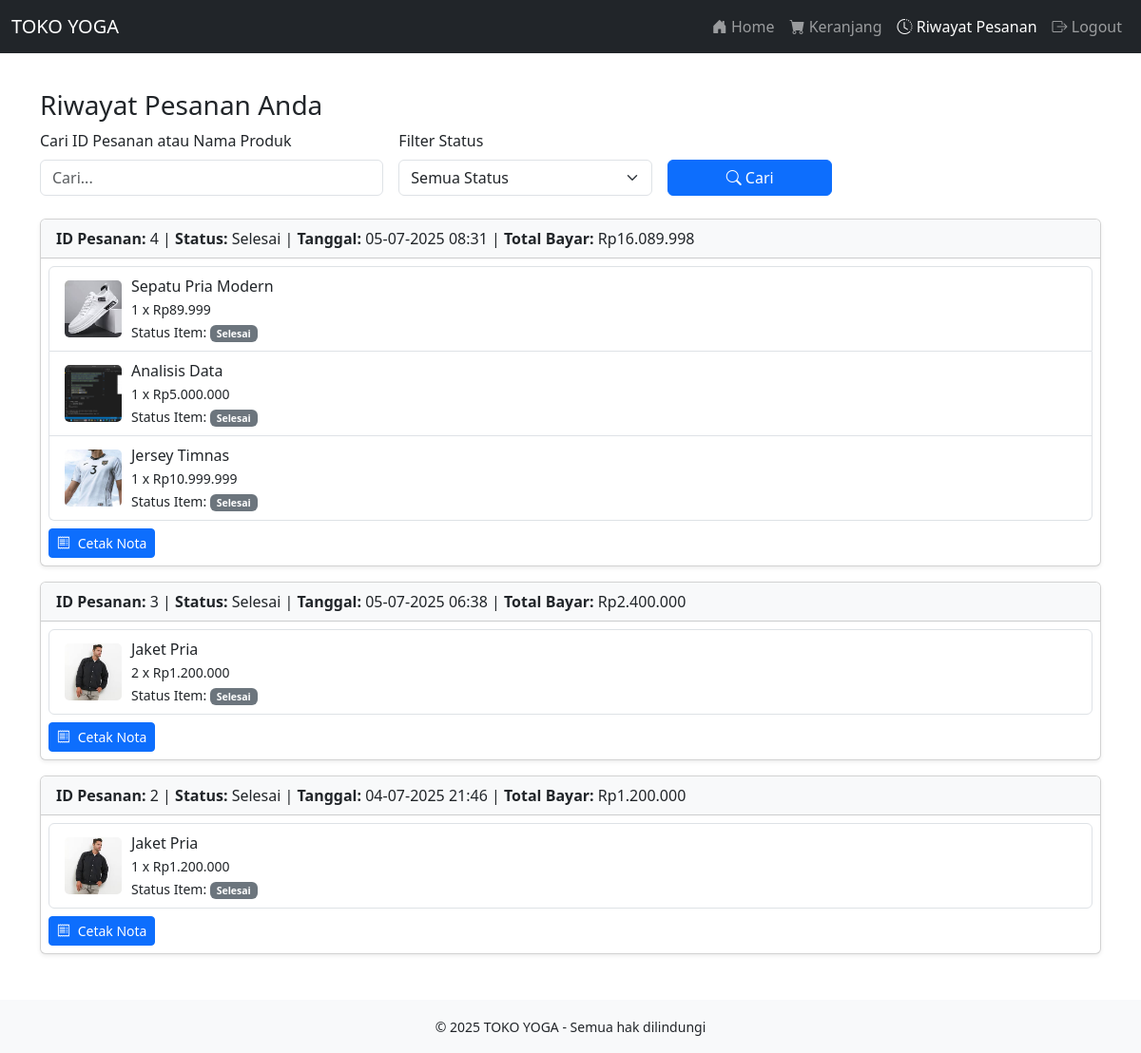
The app's page /user/riwayat_pesanan.php (signed in) with its own data.
### tables this page shows
CREATE TABLE `orders` (
  `id` int(11) NOT NULL,
  `user_id` int(11) NOT NULL,
  `tanggal` datetime DEFAULT current_timestamp(),
  `total_harga` decimal(12,2) DEFAULT NULL,
  `status` enum('pending','diproses','selesai') DEFAULT 'pending'
);

CREATE TABLE `order_items` (
  `id` int(11) NOT NULL,
  `order_id` int(11) NOT NULL,
  `product_id` int(11) NOT NULL,
  `jumlah` int(11) NOT NULL,
  `harga_satuan` decimal(10,2) NOT NULL,
  `status_admin` enum('pending','diproses','selesai','') NOT NULL DEFAULT 'pending'
);

CREATE TABLE `products` (
  `id` int(11) NOT NULL,
  `nama_produk` varchar(150) NOT NULL,
  `harga` decimal(10,2) NOT NULL,
  `stok` int(11) NOT NULL,
  `deskripsi` text DEFAULT NULL,
  `gambar` varchar(255) DEFAULT NULL,
  `kategori_id` int(11) DEFAULT NULL,
  `user_id` int(11) NOT NULL
);

### user/riwayat_pesanan.php (the view, shortened to what this page needs)
<?php
include '../asset/php/koneksi.php';
$user_id = $_SESSION['user_id'];
$search = isset($_GET['search']) ? trim($_GET['search']) : '';
$status_filter = isset($_GET['status']) ? $_GET['status'] : 'all';
$sql = "SELECT DISTINCT o.* FROM orders o
        LEFT JOIN order_items oi ON o.id = oi.order_id
        LEFT JOIN products p ON oi.product_id = p.id
        WHERE o.user_id = ? ";
$params = [$user_id];
$types = "i";
$sql .= " ORDER BY o.id DESC";
$stmt = $koneksi->prepare($sql);
$stmt->bind_param($types, ...$params);
$stmt->execute();
$orders = $stmt->get_result();
?>
<!DOCTYPE html>
<html lang="id">
<head>
    <link href="https://cdn.jsdelivr.net/npm/bootstrap@5.3.3/dist/css/bootstrap.min.css" rel="stylesheet">
    <link rel="stylesheet" href="https://cdn.jsdelivr.net/npm/bootstrap-icons@1.10.5/font/bootstrap-icons.css">
</head>
<body>
<nav class="navbar navbar-expand-lg navbar-dark bg-dark navbar-fixed">
  <div class="container-fluid">
    <a class="navbar-brand" href="#">TOKO YOGA</a>
    <div class="collapse navbar-collapse" id="navbarNav">
      <ul class="navbar-nav ms-auto">
        <li class="nav-item">
          <a class="nav-link" href="katalog.php"><i class="bi bi-house-door-fill"></i> Home</a>
        </li>
        <li class="nav-item">
          <a class="nav-link" href="keranjang.php"><i class="bi bi-cart-fill"></i> Keranjang</a>
        </li>
        <li class="nav-item">
          <a class="nav-link active" href="riwayat_pesanan.php"><i class="bi bi-clock-history"></i> Riwayat Pesanan</a>
        </li>
        <li class="nav-item">
          <a class="nav-link" href="../logout.php"><i class="bi bi-box-arrow-right"></i> Logout</a>
        </li>
      </ul>
    </div>
  </div>
</nav>
<div class="container mt-4">
    <h3>Riwayat Pesanan Anda</h3>
    <form method="get" class="row g-3 mb-4 align-items-end">
        <div class="col-md-4">
            <label for="search" class="form-label">Cari ID Pesanan atau Nama Produk</label>
            <input type="text" id="search" name="search" value="<?= htmlspecialchars($search); ?>" class="form-control" placeholder="Cari...">
        </div>
        <div class="col-md-3">
            <label for="status" class="form-label">Filter Status</label>
            <select name="status" id="status" class="form-select">
              <option value="all" <?= $status_filter === 'all' ? 'selected' : ''; ?>>Semua Status</option>
            </select>
        </div>
        <div class="col-md-2">
            <button type="submit" class="btn btn-primary w-100"><i class="bi bi-search"></i> Cari</button>
        </div>
    </form>
    <?php if ($orders->num_rows === 0): ?>
        <div class="alert alert-warning mt-3">Tidak ada pesanan ditemukan.</div>
    <?php else: ?>
        <?php while ($order = $orders->fetch_assoc()): ?>
            <?php
            $sql_status = "SELECT status_admin FROM order_items WHERE order_id = ? ORDER BY id DESC LIMIT 1";
            $stmt_status = $koneksi->prepare($sql_status);
            $stmt_status->bind_param("i", $order['id']);
            $stmt_status->execute();
            $result_status = $stmt_status->get_result();
            $status_admin = $result_status->fetch_assoc()['status_admin'] ?? $order['status'];
            ?>
            <div class="card mb-3 shadow-sm">
                <div class="card-header bg-light">
                    <strong>ID Pesanan:</strong> <?= $order['id']; ?> |
                    <strong>Status:</strong> <?= ucfirst($status_admin); ?> |
                    <strong>Tanggal:</strong> <?= date('d-m-Y H:i', strtotime($order['tanggal'])); ?> |
                    <strong>Total Bayar:</strong> Rp<?= number_format($order['total_harga'], 0, ',', '.'); ?>
                </div>
                <div class="card-body p-2">
                    <ul class="list-group">
                        <?php
                        $order_id = $order['id'];
                        $sql_items = "SELECT oi.jumlah, oi.harga_satuan, oi.status_admin, p.nama_produk, p.gambar
                                      FROM order_items oi
                                      JOIN products p ON oi.product_id = p.id
                                      WHERE oi.order_id = ?";
                        $stmt_items = $koneksi->prepare($sql_items);
                        $stmt_items->bind_param("i", $order_id);
                        $stmt_items->execute();
                        $items = $stmt_items->get_result();
                        while ($item = $items->fetch_assoc()):
                        ?>
                            <li class="list-group-item d-flex align-items-center">
                                <img src="../asset/img/<?= htmlspecialchars($item['gambar']); ?>" alt="Produk" class="produk-img">
                                <div class="flex-grow-1">
                                    <?= htmlspecialchars($item['nama_produk']); ?><br>
                                    <small>
                                        <?= $item['jumlah']; ?> x Rp<?= number_format($item['harga_satuan'], 0, ',', '.'); ?><br>
                                        Status Item: <span class="badge bg-secondary"><?= ucfirst($item['status_admin']); ?></span>
                                    </small>
                                </div>
                            </li>
                        <?php endwhile; ?>
                    </ul>
                    <?php if (strtolower($status_admin) === 'selesai'): ?>
                        <a href="../asset/php/cetak_nota.php?order_id=<?= $order['id']; ?>" class="btn btn-sm btn-primary mt-2">
                          <i class="bi bi-receipt me-1"></i> Cetak Nota
                        </a>
                    <?php endif; ?>
                </div>
            </div>
        <?php endwhile; ?>
    <?php endif; ?>
</div>
<footer class="bg-light text-center py-3 mt-5">
  <small>© 2025 TOKO YOGA - Semua hak dilindungi</small>
</footer>
</body>
</html>

### user/riwayat_pesanan.php (style rules this page uses)
.navbar-fixed { position: fixed; top: 0; width: 100%; z-index: 1030; }
body { padding-top: 70px; }
.produk-img { width: 60px; height: 60px; object-fit: cover; border-radius: 5px; margin-right: 10px; }

### records on screen
orders: id "4", status_admin "Selesai", tanggal "05-07-2025 08:31", total_harga "16.089.998"
order_items: product.gambar (picture), product.nama_produk "Sepatu Pria Modern", jumlah "1", harga_satuan "89.999", status_admin "Selesai"
order_items: product.gambar (picture), product.nama_produk "Analisis Data", jumlah "1", harga_satuan "5.000.000", status_admin "Selesai"
order_items: product.gambar (picture), product.nama_produk "Jersey Timnas", jumlah "1", harga_satuan "10.999.999", status_admin "Selesai"
orders: id "3", status_admin "Selesai", tanggal "05-07-2025 06:38", total_harga "2.400.000"
order_items: product.gambar (picture), product.nama_produk "Jaket Pria", jumlah "2", harga_satuan "1.200.000", status_admin "Selesai"
orders: id "2", status_admin "Selesai", tanggal "04-07-2025 21:46", total_harga "1.200.000"
order_items: product.gambar (picture), product.nama_produk "Jaket Pria", jumlah "1", harga_satuan "1.200.000", status_admin "Selesai"
